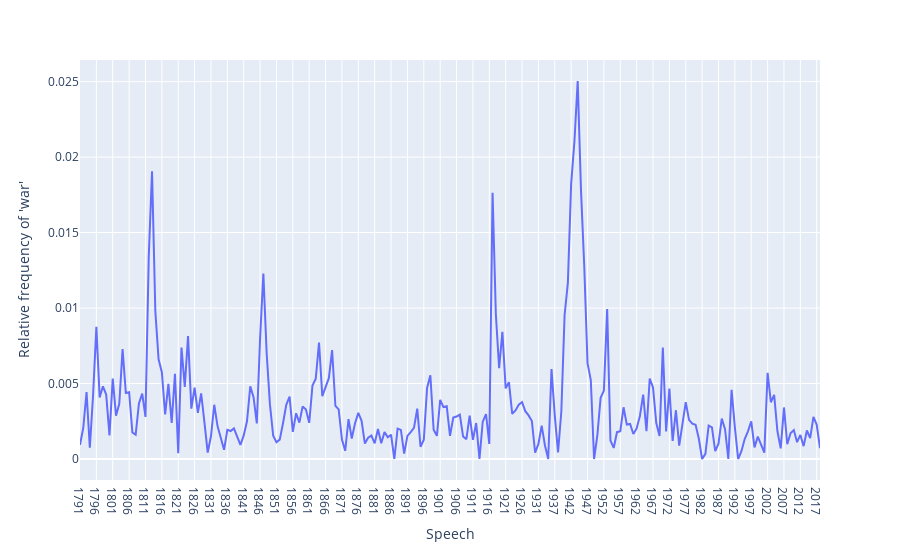

The code cell stored with this chart in its notebook:
### Code cell
fig = px.line(x=df.index, y=df['ratio'])
fig.update_layout(xaxis_title="Speech",
    yaxis_title="Relative frequency of 'war'")
fig.show()

### Figure 1 — Plotly figure (JSON) as saved in the notebook; plotly's stock layout.template omitted (floating-point values rounded to 4 significant figures; data arrays with more than 128 entries replaced by an {"elided": "..."} marker saying what was removed)
{"data": [{"hovertemplate": "x=%{x}<br>y=%{y}<extra></extra>", "legendgroup": "", "line": {"color": "#636efa", "dash": "solid"}, "marker": {"symbol": "circle"}, "mode": "lines", "name": "", "orientation": "v", "showlegend": false, "type": "scatter", "x": {"elided": "227 str values"}, "xaxis": "x", "y": {"elided": "227 float values"}, "yaxis": "y"}], "layout": {"autosize": true, "legend": {"tracegroupgap": 0}, "margin": {"t": 60}, "xaxis": {"anchor": "y", "autorange": true, "domain": [0, 1], "range": [0, 226], "title": {"text": "Speech"}, "type": "category"}, "yaxis": {"anchor": "x", "autorange": true, "domain": [0, 1], "range": [-0.001391, 0.02643], "title": {"text": "Relative frequency of 'war'"}, "type": "linear"}}}
